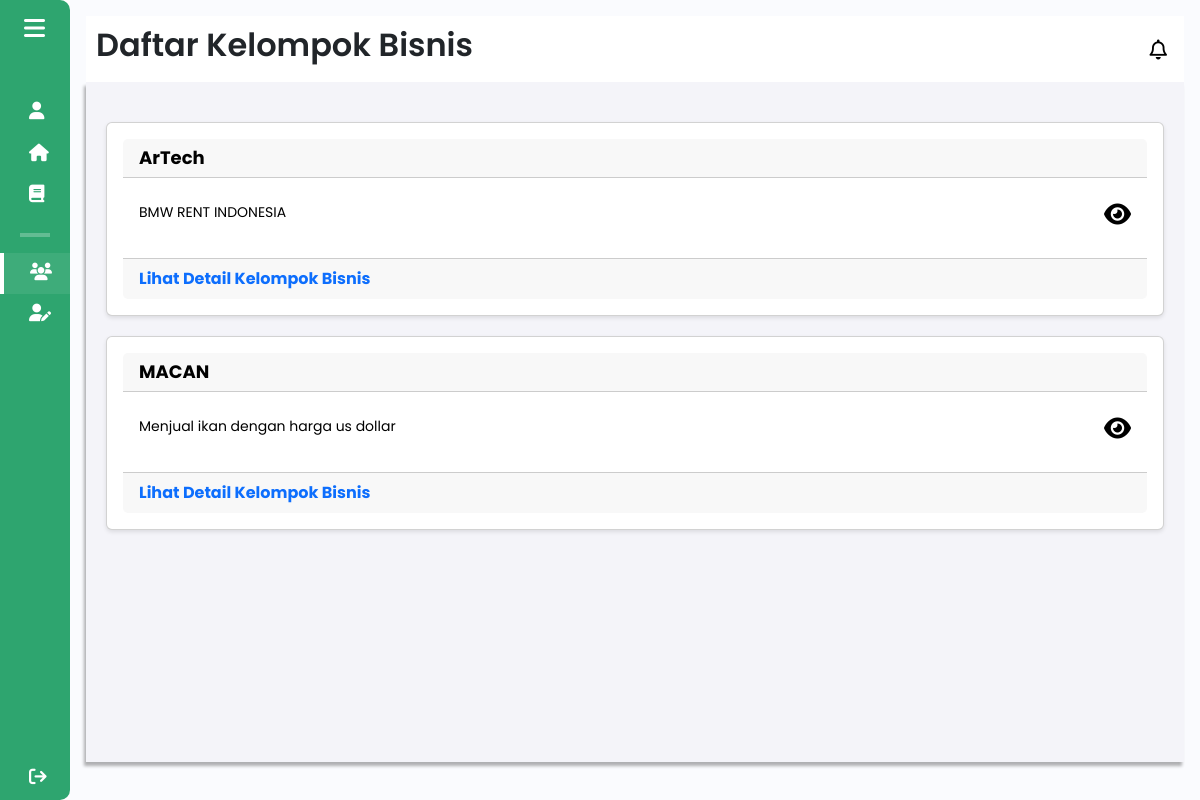
Screenshot of /components/pages/mentorbisnis/daftar_kelompok_bisnis_mentor.php (signed in) with the database file from the repository.
### tables this page shows
CREATE TABLE `kelompok_bisnis` (
  `id_kelompok` int(11) NOT NULL,
  `npm_ketua` varchar(20) DEFAULT NULL,
  `nama_kelompok` varchar(50) DEFAULT NULL,
  `nama_bisnis` varchar(50) DEFAULT NULL,
  `ide_bisnis` text DEFAULT NULL,
  `logo_bisnis` varchar(255) DEFAULT NULL,
  `mentor_bisnis` varchar(255) DEFAULT NULL
);

### components/pages/mentorbisnis/daftar_kelompok_bisnis_mentor.php (the view, shortened to what this page needs)
<?php
include $_SERVER['DOCUMENT_ROOT'] . '/Aplikasi-Kewirausahaan/config/db_connection.php';
$sql = "SELECT * FROM kelompok_bisnis";
$result = $conn->query($sql);
?>
<!DOCTYPE html>
<html lang="en">
<head>
    <link href="https://cdn.lineicons.com/4.0/lineicons.css" rel="stylesheet" />
    <link href="https://cdn.jsdelivr.net/npm/bootstrap@5.3.0-alpha3/dist/css/bootstrap.min.css" rel="stylesheet"
>
    <link rel="stylesheet" href="/Aplikasi-Kewirausahaan/assets/css/mentorbisnis/daftar_kelompok_bisnis_mentor.css">
</head>
<body>
    <div class="wrapper">
        <?php
        include 'sidebar_mentor.php';
        ?>
        <div class="main p-3">
            <div class="main_header">
                <?php
                include 'header_mentor.php';
                ?>
            </div>
            <div class="main_wrapper">
                <?php
                if ($result->num_rows > 0) {
                    while ($row = $result->fetch_assoc()) {
                        $id_kelompok = $row['id_kelompok'];
                        echo '<div class="card">';
                        echo '<div class="card-header">';
                        echo '<h2>' . htmlspecialchars($row['nama_kelompok']) . '</h2>';
                        echo '</div>';
                        echo '<a href="detail_kelompok.php?id_kelompok=' . $id_kelompok . '">';
                        echo '<div class="card-body">';
                        echo '<p>' . htmlspecialchars($row['ide_bisnis']) . '</p>';
                        echo '<i class="fa-solid fa-eye detail-icon"></i>';
                        echo '</div>';
                        echo '</a>';
                        echo '<div class="card-footer">';
                        echo '<a href="detail_kelompok.php?id_kelompok=' . $id_kelompok . '">Lihat Detail Kelompok Bisnis</a>';
                        echo '</div>';
                        echo '</div>';
                    }
                } else {
                    echo '<p>Tidak ada kelompok bisnis yang tersedia.</p>';
                }
                ?>
            </div>
        </div>
    </div>
</body>
</html>

### assets/css/mentorbisnis/daftar_kelompok_bisnis_mentor.css (style rules this page uses)
.card { text-decoration: none; display: block; background-color: white; border-radius: 10px; box-shadow: 0 4px 8px rgba(0, 0, 0, 0.1); transition: transform 0.3s ease, box-shadow 0.3s ease; width: 50%; padding: 20px; color: black; }
.card { border: 1px solid #000; border-radius: 8px; padding: 16px; width: 100%; background-color: #00cc66; margin: 20px auto; box-shadow: 0 2px 4px rgba(0, 0, 0, 0.1); }
.card-header { display: flex; justify-content: space-between; align-items: center; }
.card-header h2 { margin: 0; font-size: 18px; font-weight: bold; }
.card-body { display: flex; justify-content: space-between; margin-top: 8px; font-size: 14px; color: #666; max-height: 63px; overflow-y: hidden; }
.card-footer { display: block; margin-top: 16px; font-size: 16px; font-weight: bold; color: #000; }
.card-footer { display: flex; justify-content: space-between; align-items: center; }
.card-footer a { margin: 0; padding: 0; }
.card .card-header, .card .card-body { color: #000; }
.card-body p { margin: 0; padding: 0; }
.card-header .edit-icon, .card-footer .delete-icon, .card-body .detail-icon { font-size: 24px; cursor: pointer; transition: transform 0.2s, color 0.2s; }

### assets/css/sidebar.css (style rules this page uses)
a { text-decoration: none; }
body { font-family: "Poppins", sans-serif; }
.wrapper { display: flex; }
.main { min-height: 100vh; width: 100%; overflow: hidden; transition: all 0.35s ease-in-out; background-color: #fafbfe; }
.main_wrapper { width: 100%; height: 85vh; background-color: #f4f4f9; box-shadow: -2px 4px 3px rgba(0, 0, 0, 0.3); margin: 0; padding: 20px; overflow-y: auto; }

### assets/css/header.css (style rules this page uses)
a { text-decoration: none; }
body { font-family: "Poppins", sans-serif; }
.main_header { display: flex; justify-content: space-between; align-items: center; padding: 5px; background-color: #fff; min-height: 50px; }

### rows the page displays
kelompok_bisnis: nama_kelompok "ArTech", ide_bisnis "BMW RENT INDONESIA"
kelompok_bisnis: nama_kelompok "MACAN", ide_bisnis "Menjual ikan dengan harga us dollar"

### other values shown
$pageTitle "Daftar Kelompok Bisnis"
